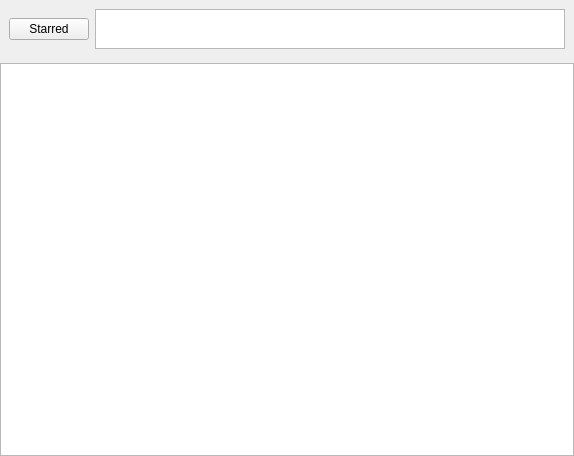
<?xml version="1.0" encoding="UTF-8"?>
<ui version="4.0">
 <class>TaskListForm</class>
 <widget class="QWidget" name="TaskListForm">
  <property name="geometry">
   <rect>
    <x>0</x>
    <y>0</y>
    <width>574</width>
    <height>456</height>
   </rect>
  </property>
  <property name="windowTitle">
   <string>Form</string>
  </property>
  <layout class="QGridLayout" name="gridLayout">
   <property name="horizontalSpacing">
    <number>0</number>
   </property>
   <property name="verticalSpacing">
    <number>5</number>
   </property>
   <property name="margin">
    <number>0</number>
   </property>
   <item row="0" column="0">
    <widget class="QWidget" name="widget" native="true">
     <layout class="QHBoxLayout" name="horizontalLayout">
      <item>
       <widget class="QPushButton" name="pushButton">
        <property name="text">
         <string>Starred</string>
        </property>
       </widget>
      </item>
      <item>
       <widget class="QListWidget" name="contextList">
        <property name="sizePolicy">
         <sizepolicy hsizetype="MinimumExpanding" vsizetype="Minimum">
          <horstretch>0</horstretch>
          <verstretch>0</verstretch>
         </sizepolicy>
        </property>
        <property name="minimumSize">
         <size>
          <width>0</width>
          <height>40</height>
         </size>
        </property>
        <property name="maximumSize">
         <size>
          <width>16777215</width>
          <height>40</height>
         </size>
        </property>
        <property name="editTriggers">
         <set>QAbstractItemView::NoEditTriggers</set>
        </property>
        <property name="showDropIndicator" stdset="0">
         <bool>false</bool>
        </property>
        <property name="dragEnabled">
         <bool>false</bool>
        </property>
        <property name="dragDropMode">
         <enum>QAbstractItemView::NoDragDrop</enum>
        </property>
        <property name="defaultDropAction">
         <enum>Qt::MoveAction</enum>
        </property>
        <property name="selectionMode">
         <enum>QAbstractItemView::MultiSelection</enum>
        </property>
        <property name="movement">
         <enum>QListView::Free</enum>
        </property>
        <property name="flow">
         <enum>QListView::LeftToRight</enum>
        </property>
        <property name="resizeMode">
         <enum>QListView::Adjust</enum>
        </property>
        <property name="layoutMode">
         <enum>QListView::Batched</enum>
        </property>
        <property name="viewMode">
         <enum>QListView::IconMode</enum>
        </property>
        <property name="sortingEnabled">
         <bool>true</bool>
        </property>
       </widget>
      </item>
     </layout>
    </widget>
   </item>
   <item row="1" column="0">
    <widget class="KGVisualView" name="kgVisualView">
     <property name="sizePolicy">
      <sizepolicy hsizetype="Expanding" vsizetype="MinimumExpanding">
       <horstretch>0</horstretch>
       <verstretch>0</verstretch>
      </sizepolicy>
     </property>
     <property name="acceptDrops">
      <bool>true</bool>
     </property>
     <property name="alignment">
      <set>Qt::AlignLeading|Qt::AlignLeft|Qt::AlignTop</set>
     </property>
     <property name="renderHints">
      <set>QPainter::Antialiasing|QPainter::HighQualityAntialiasing|QPainter::SmoothPixmapTransform|QPainter::TextAntialiasing</set>
     </property>
     <property name="dragMode">
      <enum>QGraphicsView::RubberBandDrag</enum>
     </property>
     <property name="transformationAnchor">
      <enum>QGraphicsView::AnchorViewCenter</enum>
     </property>
     <property name="resizeAnchor">
      <enum>QGraphicsView::AnchorViewCenter</enum>
     </property>
     <property name="viewportUpdateMode">
      <enum>QGraphicsView::SmartViewportUpdate</enum>
     </property>
    </widget>
   </item>
  </layout>
 </widget>
 <customwidgets>
  <customwidget>
   <class>KGVisualView</class>
   <extends>QGraphicsView</extends>
   <header>src/ui/kgvisualview.h</header>
  </customwidget>
 </customwidgets>
 <resources/>
 <connections/>
</ui>
